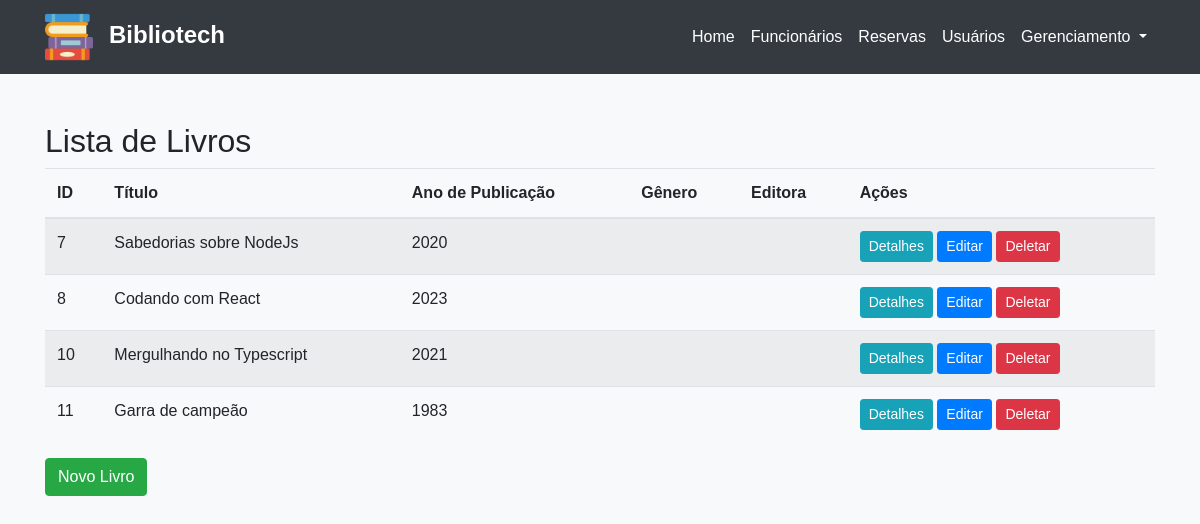
Screenshot of /livros/ with the database file from the repository.
### appmodelo/models.py (models this page shows)
class Livro(models.Model):
    titulo = models.CharField(max_length=100)
    ano_publicacao = models.IntegerField()
    genero = models.CharField(max_length=50)
    editora = models.CharField(max_length=100)
    autor = models.CharField(max_length=100)
    descricao = models.TextField(max_length=250)
    imagem = models.ImageField(upload_to='imgs/', null=True, blank=True)

### appmodelo/views/LivroViews.py (the view)
# urls.py: path('livros/', lista_livros, name='lista_livros'),
def lista_livros(request):
    livros = Livro.objects.all()
    return render(request, 'lista_livros.html', {'livros': livros})

### appmodelo/templates/lista_livros.html
{% extends 'Header.html' %} {% block content %}
<h2>Lista de Livros</h2>
<table class="table table-striped">
  <thead>
    <tr>
      <th>ID</th>
      <th>Título</th>
      <th>Ano de Publicação</th>
      <th>Gênero</th>
      <th>Editora</th>
      <th>Ações</th>
    </tr>
  </thead>
  <tbody>
    {% for livro in livros %}
    <tr>
      <td>{{ livro.id }}</td>
      <td>{{ livro.titulo }}</td>
      <td>{{ livro.ano_publicacao }}</td>
      <td>{{ livro.genero.nome }}</td>
      <td>{{ livro.editora.nome }}</td>
      <td>
        <a
          href="{% url 'detalhes_livro' livro.id %}"
          class="btn btn-info btn-sm"
          >Detalhes</a
        >
        <a
          href="{% url 'editar_livro' livro.id %}"
          class="btn btn-primary btn-sm"
          >Editar</a
        >
        <a
          href="{% url 'deletar_livro' livro.id %}"
          class="btn btn-danger btn-sm"
          >Deletar</a
        >
      </td>
    </tr>
    {% endfor %}
  </tbody>
</table>
<a href="{% url 'novo_livro' %}" class="btn btn-success">Novo Livro</a>
{% endblock %}

### appmodelo/static/css/style.css (style rules this page uses)
body { background-color: #f8f9fa; font-family: Arial, sans-serif; }

### rows the page displays
Livro: id "7", titulo "Sabedorias sobre NodeJs", ano_publicacao "2020"
Livro: id "8", titulo "Codando com React", ano_publicacao "2023"
Livro: id "10", titulo "Mergulhando no Typescript", ano_publicacao "2021"
Livro: id "11", titulo "Garra de campeão", ano_publicacao "1983"
